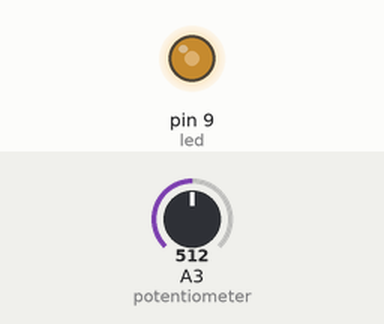
Simulated run of this sketch. Board: Arduino Uno, built with avr-gcc and run on an emulated ATmega328P. Shown: output pins drawn as LEDs (lit = HIGH). The test bench sets the inputs (shaded band); at power-on: A3 (potentiometer) = 512.

Above: at 1.2 s.
1.3 s: A3 (potentiometer) set to 716
At 1.7 s:
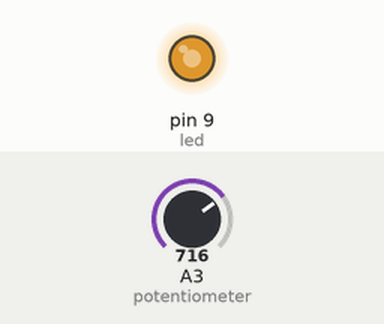
2.8 s: A3 (potentiometer) set to 900
At 4.0 s:
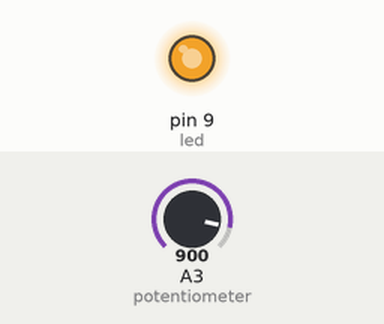
4.3 s: A3 (potentiometer) set to 122
At 5.2 s:
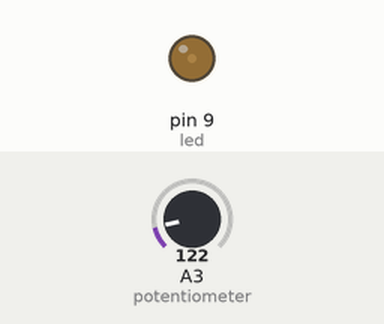
5.8 s: A3 (potentiometer) set to 0
At 6.4 s:
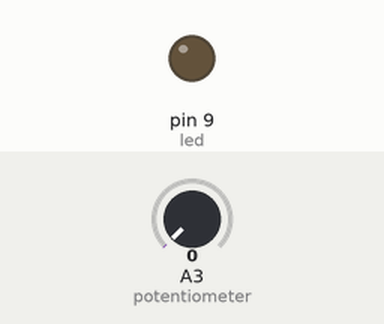
Timing chart, 0 to 8.3 s (numbered marks = the images above; inputs shaded):
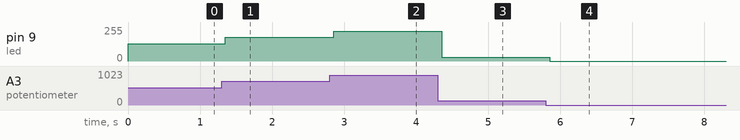

The sketch:

controlBrightness.ino
```cpp
int potentiometer = 3;
int led = 9;

void setup() {
  pinMode(potentiometer, INPUT);
  pinMode(led, OUTPUT);
}

void loop() {
  int sensorValue = analogRead(potentiometer);
  sensorValue = sensorValue/4; // convert from 0-1024 to 0-255
  analogWrite(led, sensorValue);
  delay(150);
}
```

Measured:
- after the input at 1.3 s, pin 9 (led): 128/255 → 179/255 after 0.05 s
- after the input at 2.8 s, pin 9 (led): 179/255 → 225/255 after 0.05 s
- after the input at 4.3 s, pin 9 (led): 225/255 → 30/255 after 0.05 s
- after the input at 5.8 s, pin 9 (led): 30/255 → 0/255 after 0.05 s
